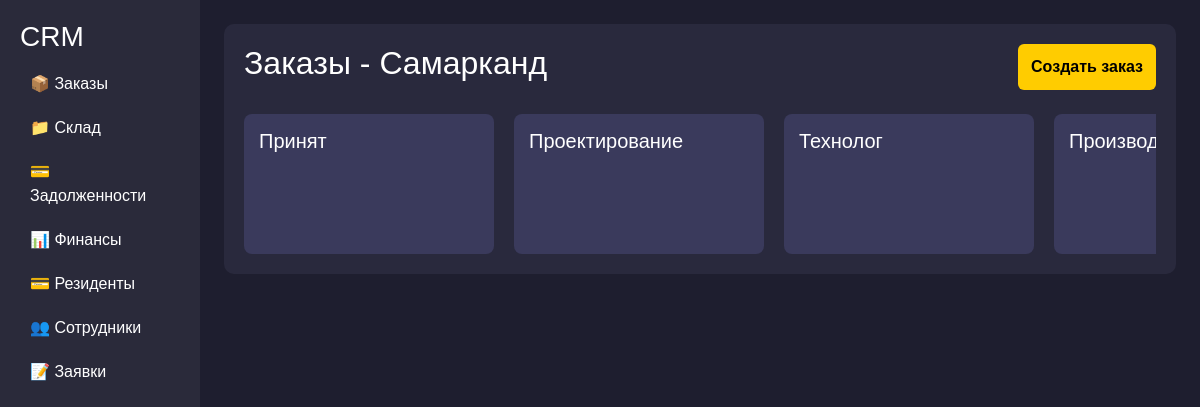
The app's page /dashboard/ (signed in), older data.
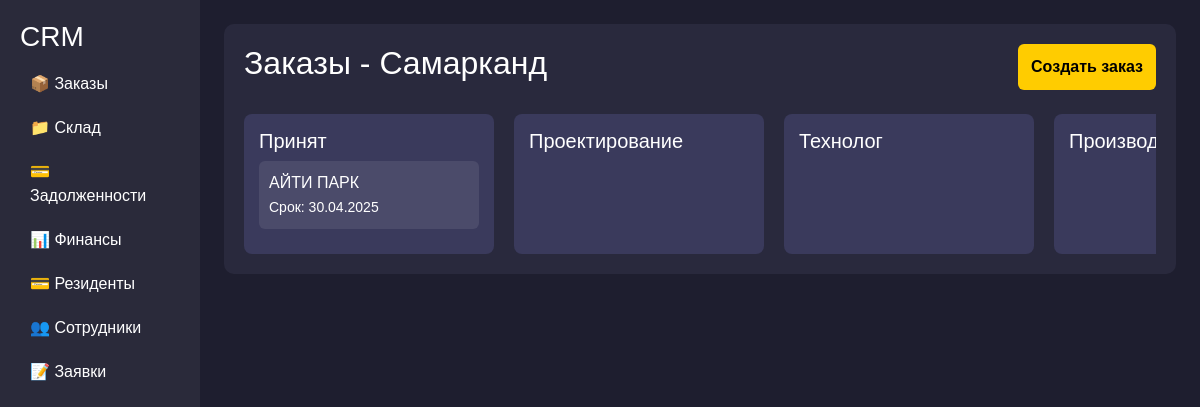
The same page, newer data.
### backend/models.py (models this page shows, shortened)
class Orders(models.Model):
    Stage_CHOICES = [
        ("accepted", "Принят"),  # Accepted / Received
        ("design", "Проектирование"),  # Project Design / Planning
        ("technologist", "Технолог"),  # Technologist Stage
        ("manufacturing", "Производство"),  # Manufacturing
        ("assembly", "Сборка"),  # Assembly
        ("delivery", "Доставка"),  # Delivery
        ("order_ready", "Заказ готов"),  # Order Ready
        ("finished", "Завершено"),  # Fully Completed / Finished
    ]
    Social_CHOICES = [
        ("social", "Социальные сети"),
        ("cold_calls", "Холодные звонки"),
        ("word_of_mouth", "Сарафанное радио"),
    ]
    client=models.CharField(max_length=250)
    adress=models.CharField(max_length=250)
    order_sum=models.DecimalField(max_digits=10, decimal_places=2,default=0)
    order_predoplata=models.DecimalField(max_digits=10, decimal_places=2,default=0)
    description=models.TextField()
    phone=models.CharField(max_length=50)
    social=models.CharField(max_length=20, choices=Social_CHOICES)
    stage = models.CharField(max_length=20, choices=Stage_CHOICES)
    add_order=models.DateField()
    complete_order=models.DateField()

### backend/views.py (the view, shortened to what this page needs)
# urls.py: path('dashboard/',views.Dashboard.as_view(),name='dashboard'),
class Dashboard(LoginRequiredMixin,TemplateView):
   login_url = reverse_lazy('login')
   template_name = 'dashboard.html'
   def get_context_data(self, *, object_list=None, **kwargs):
      context = super().get_context_data(**kwargs)
      search = self.request.GET.get('search')
      stages = [
         'accepted', 'design', 'technologist', 'manufacturing',
         'assembly', 'delivery', 'order_ready', 'finished'
      ]
      for stage in stages:
         queryset = Orders.objects.filter(stage=stage)
         if search:
            queryset = queryset.filter(client__icontains=search)
         if stage == 'design':
            queryset = queryset.prefetch_related('consumables')
         context[stage] = queryset
      return context
      return context

### backend/templates/dashboard.html
{% if request.user.profile.approve %}
{% if request.user.profile.position == "admin" or request.user.profile.position == "manager" %}
    {% include 'admin.html' %}
{% elif request.user.profile.position == 'designer' %}
    {% include 'designer.html' %}
{% endif %}
{% else %}
{% include 'waiting.html' %}
{% endif %}

### backend/templates/admin.html (shortened to what this page needs)
<!DOCTYPE html>
<html lang="ru">
<head>
    <link href="https://cdn.jsdelivr.net/npm/bootstrap@5.3.0/dist/css/bootstrap.min.css" rel="stylesheet">
    <link href="https://cdnjs.cloudflare.com/ajax/libs/font-awesome/6.4.2/css/all.min.css" rel="stylesheet">
</head>
<body>
    <div class="container-fluid">
        <div class="row">
            <nav class="col-md-2 sidebar">
                <h3>CRM</h3>
                <a href="">📦 Заказы</a>
                <a href="{% url 'warehouse' %}">📁 Склад</a>
                <a href="{% url 'debt' %}">💳 Задолженности</a>
                <a href="{% url 'money' %}">📊 Финансы</a>
                <a href="{% url 'rezident' %}">💳 Резиденты</a>
                <a href="{% url 'staff' %}">👥 Сотрудники</a>
                <a href="{% url 'apply'%}">📝 Заявки</a>
            </nav>
            <main class="col-md-10 p-4">
                <div class="main-content">
                    <div class="d-flex justify-content-between">
                        <h2>Заказы - Самарканд</h2>
                        <button class="btn btn-custom" onclick="window.location.href='{% url 'order' %}'">Создать заказ</button>
                    </div>
                    <div class="kanban mt-4">
                         <div class="kanban-column"  data-stage="accepted" ondrop="drop(event)" ondragover="allowDrop(event)">
                            <h5>Принят</h5>
                            {% for item in accepted %}
                            <div class="kanban-item" id="order{{item.pk}}" data-pk="{{ item.id }}" draggable="true" ondragstart="drag(event)">{{item.client}}<br><small>Срок: {{item.complete_order|date:"d.m.Y"}}</small></div>
                            {% endfor %}
                        </div>
                        <div class="kanban-column"  ondrop="drop(event)" data-stage="design" ondragover="allowDrop(event)">
                            <h5>Проектирование</h5>
                        </div>
                       <div class="kanban-column" ondrop="drop(event)" data-stage="technologist" ondragover="allowDrop(event)">
                            <h5>Технолог</h5>
                        </div>
                       <div class="kanban-column" " ondrop="drop(event)" data-stage="manufacturing" ondragover="allowDrop(event)">
                            <h5>Производство</h5>
                        </div>
                    </div>
                </div>
            </main>
        </div>
    </div>
</body>
</html>

Row changes from the older to the newer data that the page shows:
now on this page (row edited): Orders: client "АЙТИ ПАРК", complete_order "30.04.2025"
